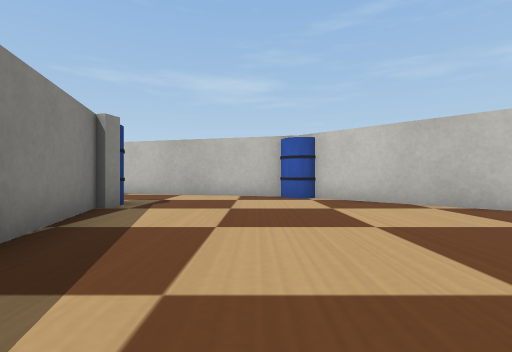
view 1 (above)

22 first-person views from a walk through a robot-simulator world made for Webots. The camera is 0.32 m above the floor, looks level and sees 85° across. The floor is counted in squares, 0.5 m on a side. Each view is taken from the middle of a square. On the plan, view 1 faces up. The plan holds only what a view shows up to about 9 squares ahead; the rest is blank. Robots are left out. Webots' stock objects and surfaces are drawn as simple stand-ins.

view 2
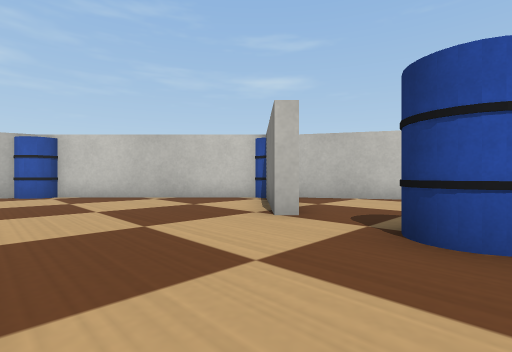

view 3
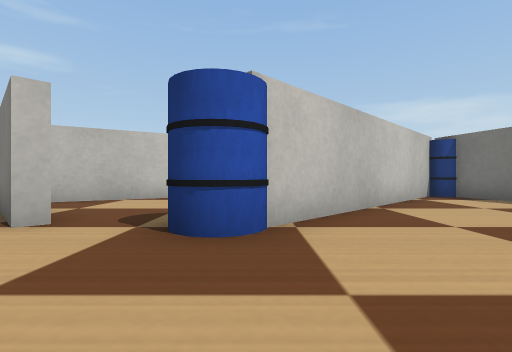

view 4
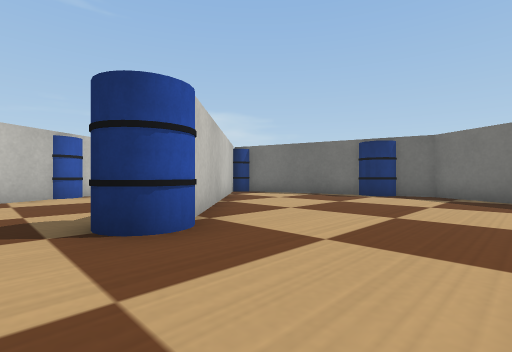

view 5
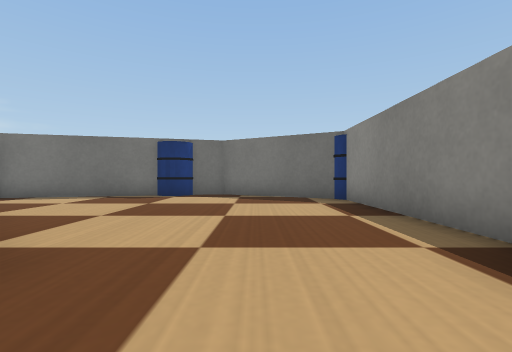

view 6
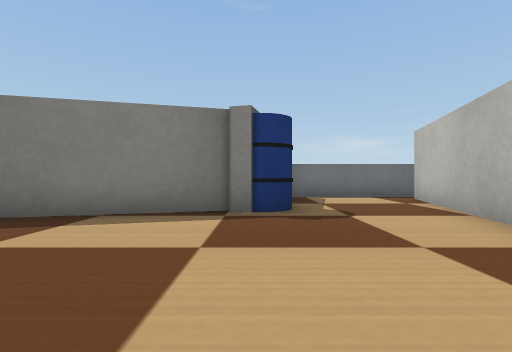

view 7
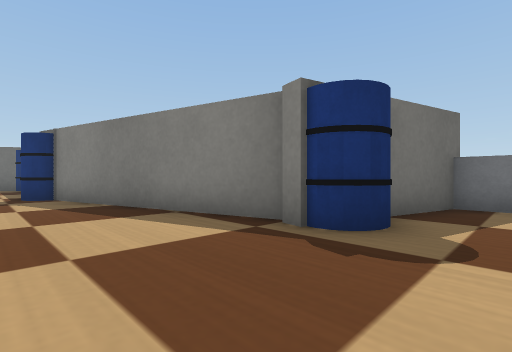

view 8
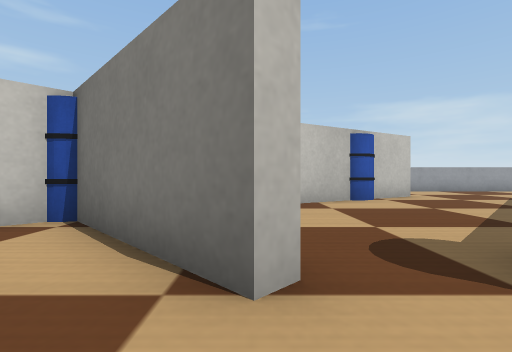

view 9
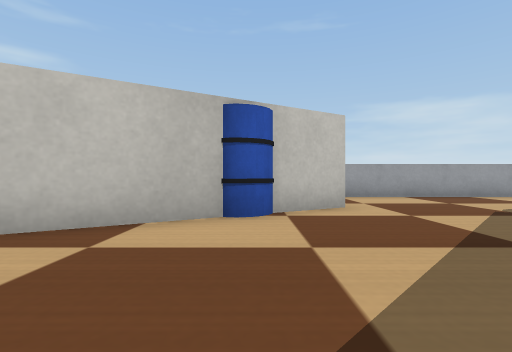

view 10
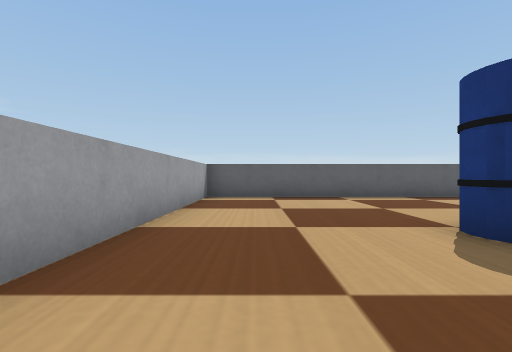

view 11
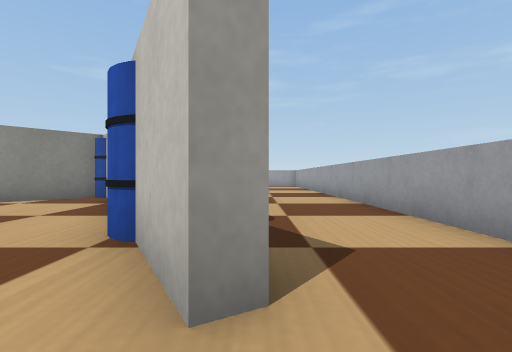

view 12
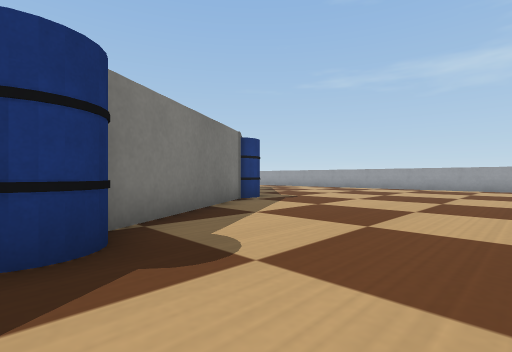

view 13
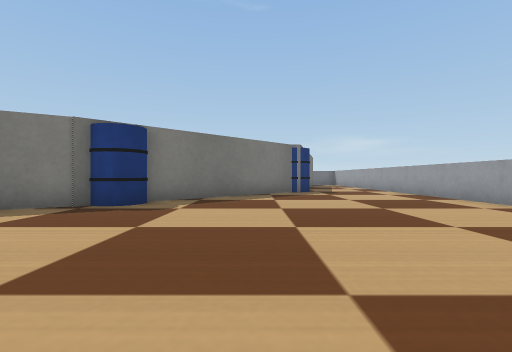

view 14
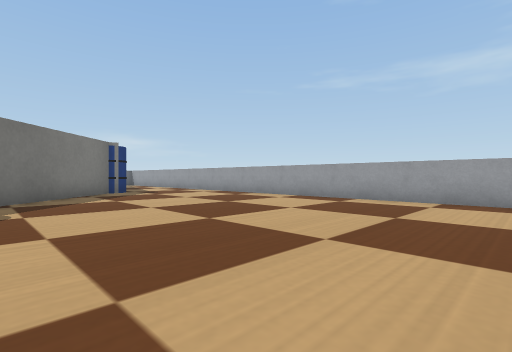

view 15
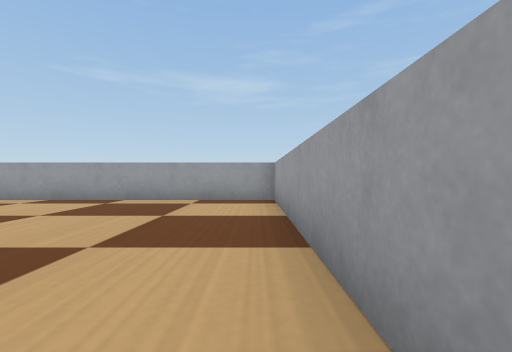

view 16
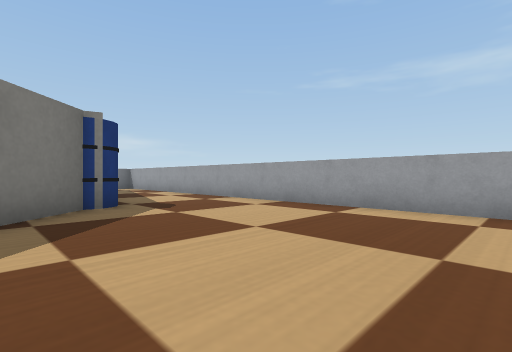

view 17
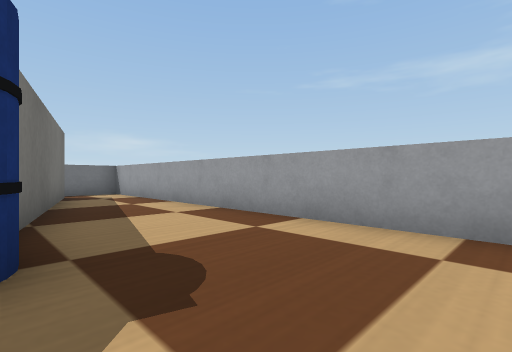

view 18
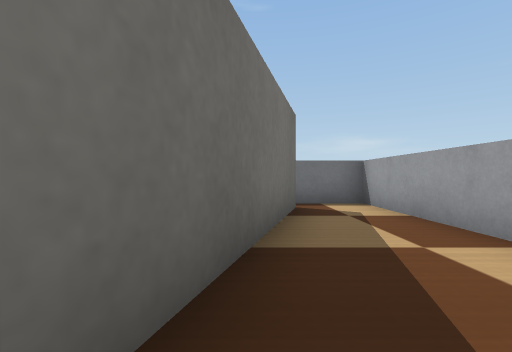

view 19
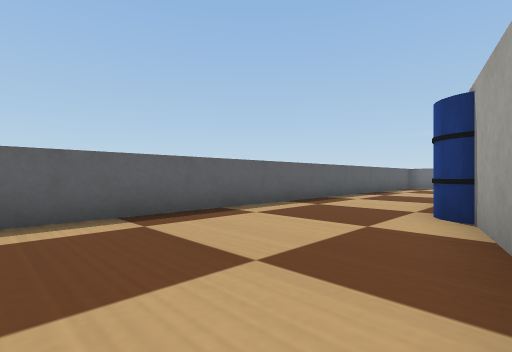

view 20
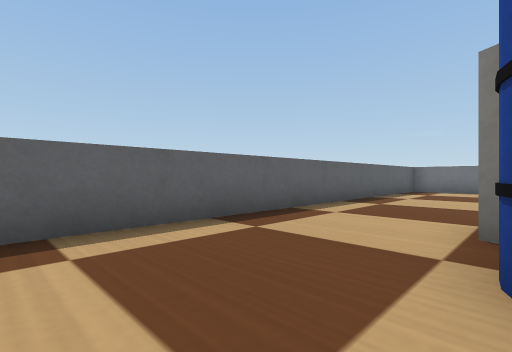

view 21
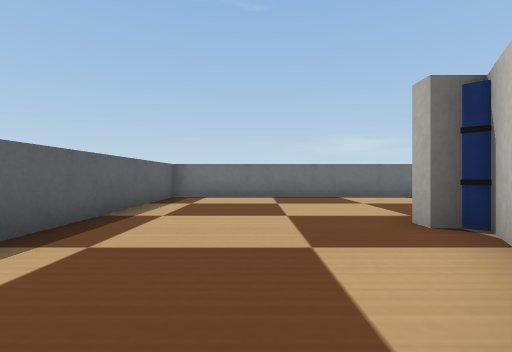

view 22
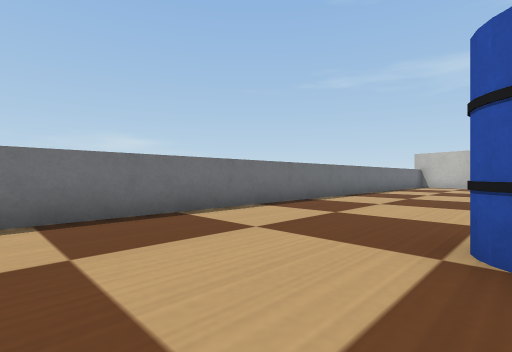

### Floor plan
Points are (right, up) in squares from view 1. A wall is a line through its corners. A room is listed if a view was taken in it or the views show most of it. See-through windows are left out.
Room 1 (views 1, 2, 3, 4, 5, 6, 7, 8, 9, 10, 11, 12, 13, 14, 15, 16, 17, 18, 19, 20, 21, 22)
walls: (3.8, 0.7) (3.4, 1) (5.9, 3.5); (6.3, 3.3) (4.7, 1.7); (6.7, 3.1) (1.7, 8.1); (7.1, 3.2) (9.5, -0.9); (-1.4, -2.6) (-1.4, -7.7) (2.1, -9.8) (3.2, -9.5); (11.1, -3.6) (10.7, -3.8) (6.8, 3); (8.8, -7.4) (3.7, -2.4); (4.9, -9) (8.5, -8); (6.1, -9.1) (4.6, -9.5); (-0.5, -8.7) (-1.4, -8.2); (13.5, -2.4) (13.5, 4); (1.9, 8.5) (7.2, 3.2); (-3.2, 5.6) (-1.5, -0.9); (-2.9, 6) (-3, 5.5); (0.5, 8.7) (-5.7, 10.4); (-6.5, -2.8) (-6.5, -13.5) (13.5, -13.5) (13.5, -4.8); (13.5, 5.5) (13.5, 12.5) (-6.5, 12.5) (-6.5, 6.9) (-4.6, 6.4); (-5.6, 10.8) (-0.2, 9.3)
ways out: gap at (-6, 11)
objects: barrel (-4, 6); barrel (-2, -8); barrel (-1, -2) to (-1, -1); barrel (1, 8) to (2, 9); barrel (3, -2) to (4, -1); barrel (4, -10) to (4, -9); barrel (7, 4); barrel (9, -8); barrel (10, -2) to (10, -1)

Where each view was taken, in squares from view 1:
view 1: 0 up, 0 right, facing up
view 2: 2 down, 0 right, facing up-right
view 3: 2 down, 0 right, facing right
view 4: 0 up, 0 right, facing down-right
view 5: 0 up, 1 right, facing down
view 6: 6 up, 2 right, facing left
view 7: 8 up, 0 right, facing down-left
view 8: 1 up, 2 right, facing right
view 9: 2 down, 5 right, facing right
view 10: 5 down, 12 right, facing down
view 11: 5 down, 11 right, facing up
view 12: 2 down, 13 right, facing up-left
view 13: 7 up, 13 right, facing left
view 14: 5 up, 13 right, facing up-left
view 15: 5 up, 13 right, facing up
view 16: 7 up, 8 right, facing up-left
view 17: 9 up, 4 right, facing up-left
view 18: 10 up, 0 right, facing left
view 19: 9 down, 9 right, facing down-left
view 20: 10 down, 6 right, facing down-left
view 21: 11 down, 2 right, facing left
view 22: 11 down, 2 left, facing up-left
